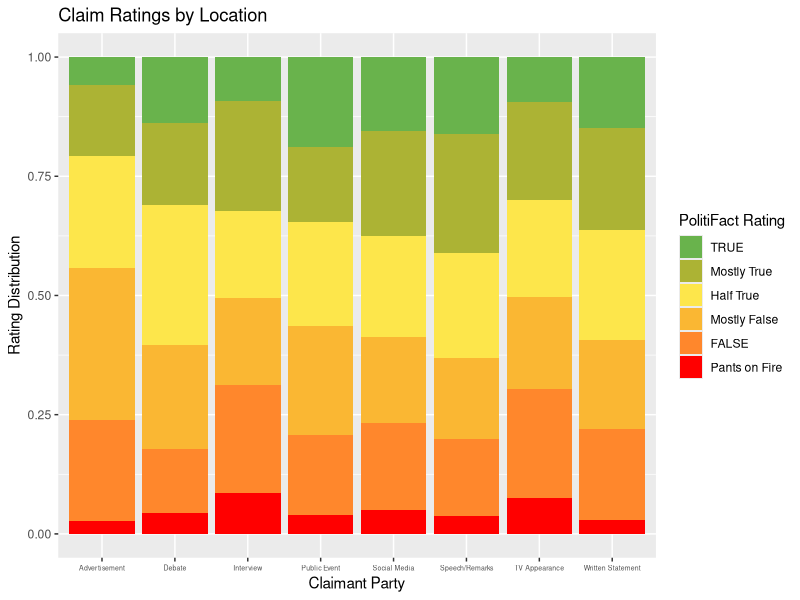
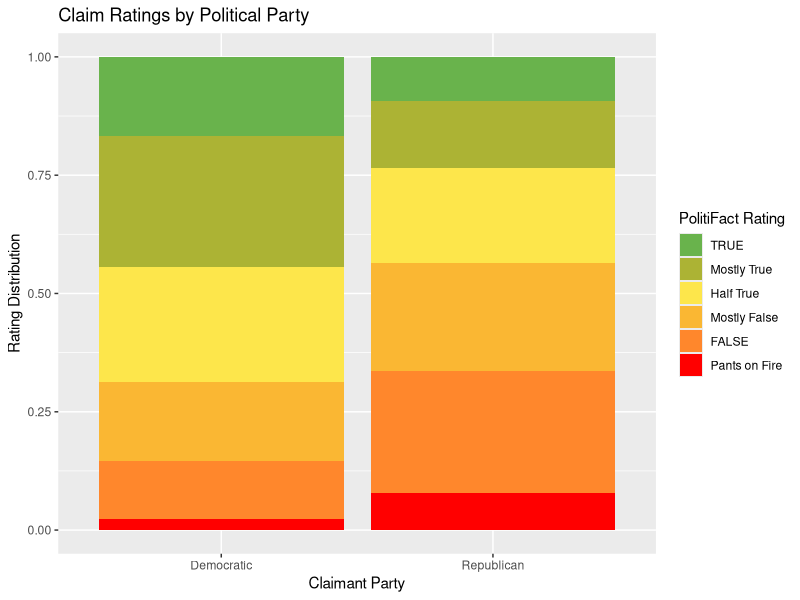
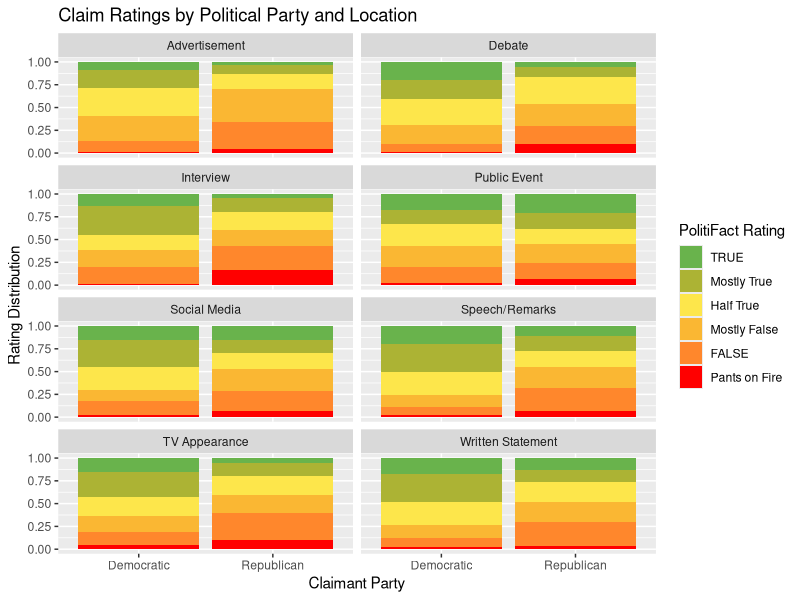
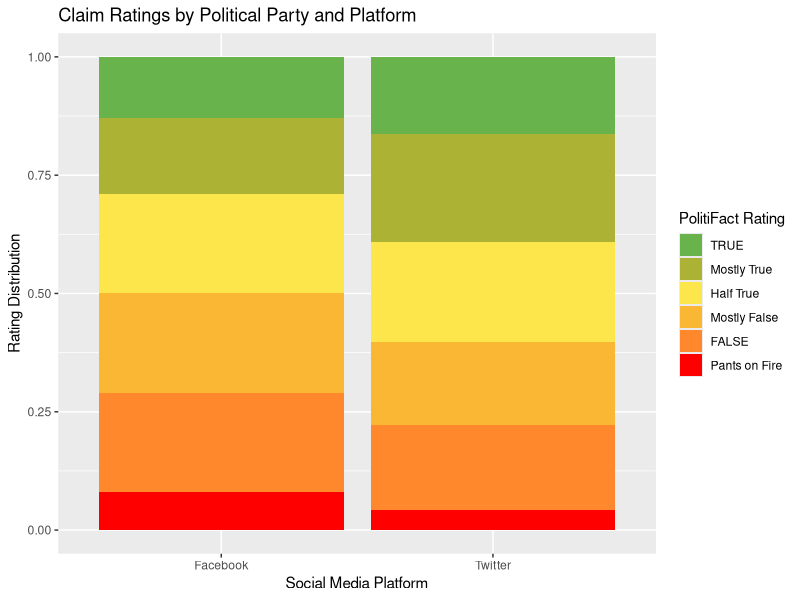
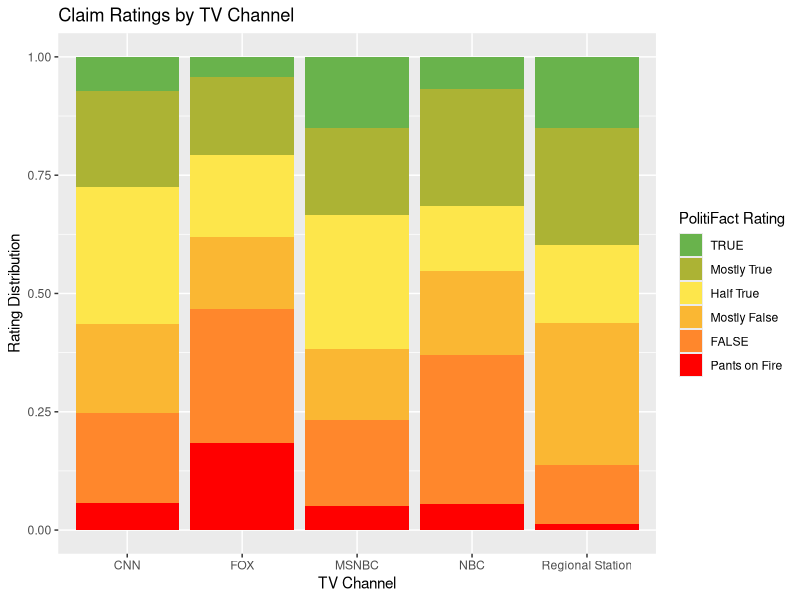
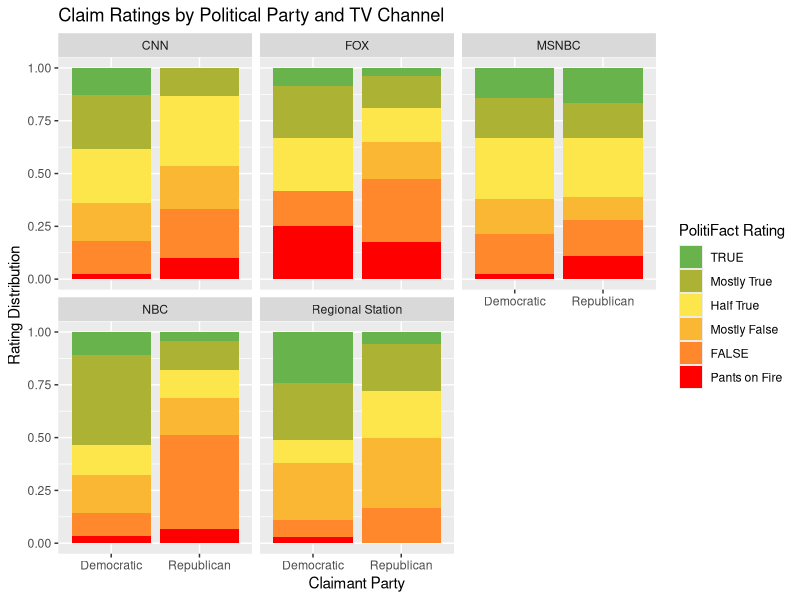
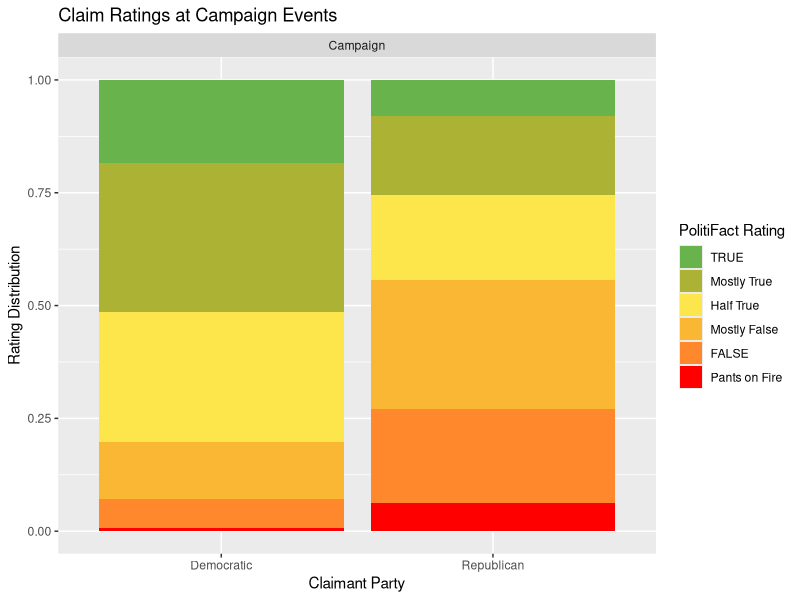

These figures' R source, in order: (Note: this script raises an error after producing the figures.)
## ---- chunk 1
knitr::opts_chunk$set(echo = TRUE)
library(tidyverse)
library(knitr)
## ---- chunk 2
loc_tags <- read.csv("locoflie.csv") %>%
  mutate(textualRating = fct_relevel(textualRating, c("TRUE",
                                                      "Mostly True",
                                                      "Half True",
                                                      "Mostly False",
                                                      "FALSE",
                                                      "Pants on Fire")))

truenesscolors = c("#69B34C", "#ACB334", "#FDE64B", "#FAB733", "#FF872C", "#FF0000")
## ---- chunk 3
loc_tags %>%
  group_by(location) %>%
  summarise(count = n(), prop = n()/nrow(loc_tags)) %>%
  kable(caption = "Distribution of All Claims by Location", digits = 3)
## ---- chunk 4
loc_tags %>%
  ggplot(aes(x = location, fill = textualRating)) +
  geom_bar(position = "fill") +
  labs(
    x = "Claimant Party",
    y = "Rating Distribution",
    fill = "PolitiFact Rating",
    title = "Claim Ratings by Location"
  ) +
  scale_fill_manual(values = truenesscolors) +
  theme(axis.text.x = element_text(size = 5))  
## ---- chunk 5
all_loc_count <- loc_tags %>%
  group_by(location) %>%
  summarize(count = n()) %>%
  pull(count)

all_ad <- loc_tags %>%
  filter(location == "Advertisement") %>%
  group_by(textualRating) %>%
  summarize(prop = n()/all_loc_count[1])
all_ad$location <- "Advertisement"

all_deb <- loc_tags %>%
  filter(location == "Debate") %>%
  group_by(textualRating) %>%
  summarize(prop = n()/all_loc_count[2])
all_deb$location <- "Debate"

all_int <- loc_tags %>%
  filter(location == "Interview") %>%
  group_by(textualRating) %>%
  summarize(prop = n()/all_loc_count[3])
all_int$location <- "Interview"

all_pub <- loc_tags %>%
  filter(location == "Public Event") %>%
  group_by(textualRating) %>%
  summarize(prop = n()/all_loc_count[4])
all_pub$location <- "Public Event"

all_soc <- loc_tags %>%
  filter(location == "Social Media") %>%
  group_by(textualRating) %>%
  summarize(prop = n()/all_loc_count[5])
all_soc$location <- "Social Media"

all_spe <- loc_tags %>%
  filter(location == "Speech/Remarks") %>%
  group_by(textualRating) %>%
  summarize(prop = n()/all_loc_count[6])
all_spe$location <- "Speech/Remarks"

all_tv <- loc_tags %>%
  filter(location == "TV Appearance") %>%
  group_by(textualRating) %>%
  summarize(prop = n()/all_loc_count[7])
all_tv$location <- "TV Appearance"

all_wri <- loc_tags %>%
  filter(location == "Written Statement") %>%
  group_by(textualRating) %>%
  summarize(prop = n()/all_loc_count[8])
all_wri$location <- "Written Statement"

all_loc <- rbind(all_ad, all_deb, all_int, all_pub, all_soc, all_spe, all_tv, all_wri)
all_loc %>%
  pivot_wider(names_from = textualRating, values_from = prop) %>%
  kable(caption = "Proportion of Ratings by Location", digits = 3)
## ---- chunk 6
loc_tags %>%
  group_by(claimant_party) %>%
  summarise(count = n(), prop = count/nrow(loc_tags)) %>%
  kable(caption = "Claims Count by Party", digits = 3)
## ---- chunk 7
loc_tags %>%
  ggplot(aes(x = claimant_party, fill = textualRating)) +
  geom_bar(position = "fill") +
  labs(
    x = "Claimant Party",
    y = "Rating Distribution",
    fill = "PolitiFact Rating",
    title = "Claim Ratings by Political Party"
  ) +
  scale_fill_manual(values = truenesscolors)
## ---- chunk 8
loc_tags %>%
  group_by(location, claimant_party) %>%
  summarise(count = n()) %>%
  pivot_wider(names_from = location, values_from = count) %>%
  kable(caption = "Distribution of Claims by Party and Location")
## ---- chunk 9
loc_tags %>%
  ggplot(aes(x = claimant_party, fill = textualRating)) +
  geom_bar(position = "fill") +
  facet_wrap(~ location, ncol = 2) +
  labs(
    x = "Claimant Party",
    y = "Rating Distribution",
    fill = "PolitiFact Rating",
    title = "Claim Ratings by Political Party and Location"
  ) +
  scale_fill_manual(values = truenesscolors)
## ---- chunk 10
loc_tags %>%
  filter(location == "Social Media") %>%
  group_by(location.extra) %>%
  summarise(count = n()) %>%
  kable(caption = "Distribution of Claims by Social Media App")
## ---- chunk 11
loc_tags %>%
  filter(location == "Social Media",
         location.extra == "Twitter" | location.extra == "Facebook") %>%
  ggplot(aes(x = location.extra, fill = textualRating)) +
  geom_bar(position = "fill") +
  labs(
    x = "Social Media Platform",
    y = "Rating Distribution",
    fill = "PolitiFact Rating",
    title = "Claim Ratings by Political Party and Platform"
  ) +
  scale_fill_manual(values = truenesscolors)
## ---- chunk 12
social <- loc_tags %>%
  filter(location == "Social Media",
         location.extra == "Twitter" | location.extra == "Facebook") %>%
  group_by(location.extra) %>%
  summarize(count = n()) %>%
  pull(count)

social_fac <- loc_tags %>%
  filter(location == "Social Media",
         location.extra == "Facebook") %>%
  group_by(textualRating) %>%
  summarize(prop = n()/social[1])
social_fac$platform <- "Facebook"

social_twit <- loc_tags %>%
  filter(location == "Social Media",
         location.extra == "Twitter") %>%
  group_by(textualRating) %>%
  summarize(prop = n()/social[2])
social_twit$platform <- "Twitter"

social_prop <- rbind(social_fac, social_twit)
social_prop %>%
  pivot_wider(names_from = textualRating, values_from = prop) %>%
  kable(caption = "Proportion of Ratings by Platform", digits = 3)
## ---- chunk 13
loc_tags %>%
  filter(location == "TV Appearance") %>%
  group_by(location.extra) %>%
  summarise(count = n()) %>%
  kable(caption = "Distribution of TV Appearances")
## ---- chunk 14
loc_tags %>%
  filter(location == "TV Appearance",
         location.extra == "FOX" | 
           location.extra == "CNN" | 
           location.extra == "MSNBC" | 
           location.extra == "NBC" | 
           location.extra == "Regional Station") %>%
  ggplot(aes(x = location.extra, fill = textualRating)) +
  geom_bar(position = "fill") +
  labs(
    x = "TV Channel",
    y = "Rating Distribution",
    fill = "PolitiFact Rating",
    title = "Claim Ratings by TV Channel"
  ) +
  scale_fill_manual(values = truenesscolors)
## ---- chunk 15
tv_totals <- loc_tags %>%
  filter(location == "TV Appearance",
           location.extra == "CNN" | 
           location.extra == "FOX" | 
           location.extra == "MSNBC" | 
           location.extra == "NBC" | 
           location.extra == "Regional Station") %>%
  group_by(location.extra) %>%
  summarize(count = n()) %>%
  pull(count)

cnn_prop <- loc_tags %>%
  filter(location == "TV Appearance",
         location.extra == "CNN") %>%
  group_by(textualRating) %>%
  summarize(prop = n()/tv_totals[1])
cnn_prop$channel <- "CNN"

fox_prop <- loc_tags %>%
  filter(location == "TV Appearance",
         location.extra == "FOX") %>%
  group_by(textualRating) %>%
  summarize(prop = n()/tv_totals[2])
fox_prop$channel <- "FOX"

msnbc_prop <- loc_tags %>%
  filter(location == "TV Appearance",
         location.extra == "MSNBC") %>%
  group_by(textualRating) %>%
  summarize(prop = n()/tv_totals[3])
msnbc_prop$channel <- "MSNBC"

nbc_prop <- loc_tags %>%
  filter(location == "TV Appearance",
         location.extra == "NBC") %>%
  group_by(textualRating) %>%
  summarize(prop = n()/tv_totals[4])
nbc_prop$channel <- "NBC"
  
rs_prop <- loc_tags %>%
  filter(location == "TV Appearance",
         location.extra == "Regional Station") %>%
  group_by(textualRating) %>%
  summarize(prop = n()/tv_totals[5])
rs_prop$channel <- "Regional Station"

tv_props <- rbind(cnn_prop, fox_prop, msnbc_prop, nbc_prop, rs_prop)

tv_props %>%
  pivot_wider(names_from = textualRating, values_from = prop) %>%
  kable(caption = "Claim Rating Proportions by TV Channel", digits = 3)
## ---- chunk 16
loc_tags %>%
  filter(location == "TV Appearance",
         location.extra == "FOX" | 
           location.extra == "CNN" | 
           location.extra == "MSNBC" | 
           location.extra == "NBC" | 
           location.extra == "Regional Station") %>%
  ggplot(aes(x = claimant_party, fill = textualRating)) +
  geom_bar(position = "fill") +
  facet_wrap(~ location.extra) +
  labs(
    x = "Claimant Party",
    y = "Rating Distribution",
    fill = "PolitiFact Rating",
    title = "Claim Ratings by Political Party and TV Channel"
  ) +
  scale_fill_manual(values = truenesscolors)
## ---- chunk 17
loc_tags %>%
   filter(location == "TV Appearance",
         location.extra == "FOX") %>%
  group_by(claimant_party, textualRating) %>%
  summarize(count = n()) %>%
  pivot_wider(names_from = textualRating, values_from = count, values_fill = 0) %>%
  kable(caption = "Claim Distribution on FOX")

loc_tags %>%
   filter(location == "TV Appearance",
         location.extra == "CNN") %>%
  group_by(claimant_party, textualRating) %>%
  summarize(count = n()) %>%
  pivot_wider(names_from = textualRating, values_from = count, values_fill = 0) %>%
  kable(caption = "Claim Distribution on CNN")

loc_tags %>%
   filter(location == "TV Appearance",
         location.extra == "MSNBC") %>%
  group_by(claimant_party, textualRating) %>%
  summarize(count = n()) %>%
  pivot_wider(names_from = textualRating, values_from = count, values_fill = 0) %>%
  kable(caption = "Claim Distribution on MSNBC")

loc_tags %>%
   filter(location == "TV Appearance",
         location.extra == "NBC") %>%
  group_by(claimant_party, textualRating) %>%
  summarize(count = n()) %>%
  pivot_wider(names_from = textualRating, values_from = count, values_fill = 0) %>%
  kable(caption = "Claim Distribution on NBC")

loc_tags %>%
   filter(location == "TV Appearance",
         location.extra == "Regional Station") %>%
  group_by(claimant_party, textualRating) %>%
  summarize(count = n()) %>%
  pivot_wider(names_from = textualRating, values_from = count, values_fill = 0) %>%
  kable(caption = "Claim Distribution on Regional Station")
## ---- chunk 18
tv_totals_dems <- loc_tags %>%
  filter(location == "TV Appearance",
           location.extra == "CNN" | 
           location.extra == "FOX" | 
           location.extra == "MSNBC" | 
           location.extra == "NBC" | 
           location.extra == "Regional Station",
         claimant_party == "Democratic") %>%
  group_by(location.extra) %>%
  summarize(count = n()) %>%
  pull(count)

cnn_prop_dems <- loc_tags %>%
  filter(location == "TV Appearance",
         location.extra == "CNN",
         claimant_party == "Democratic") %>%
  group_by(textualRating) %>%
  summarize(prop = n()/tv_totals_dems[1])
cnn_prop_dems$channel <- "CNN"
cnn_prop_dems$party <- "Democratic"

fox_prop_dems <- loc_tags %>%
  filter(location == "TV Appearance",
         location.extra == "FOX",
         claimant_party == "Democratic") %>%
  group_by(textualRating) %>%
  summarize(prop = n()/tv_totals_dems[2])
fox_prop_dems$channel <- "FOX"
fox_prop_dems$party <- "Democratic"

msnbc_prop_dems <- loc_tags %>%
  filter(location == "TV Appearance",
         location.extra == "MSNBC",
         claimant_party == "Democratic") %>%
  group_by(textualRating) %>%
  summarize(prop = n()/tv_totals_dems[3])
msnbc_prop_dems$channel <- "MSNBC"
msnbc_prop_dems$party <- "Democratic"

nbc_prop_dems <- loc_tags %>%
  filter(location == "TV Appearance",
         location.extra == "NBC",
         claimant_party == "Democratic") %>%
  group_by(textualRating) %>%
  summarize(prop = n()/tv_totals_dems[4])
nbc_prop_dems$channel <- "NBC"
nbc_prop_dems$party <- "Democratic"
  
rs_prop_dems <- loc_tags %>%
  filter(location == "TV Appearance",
         location.extra == "Regional Station",
         claimant_party == "Democratic") %>%
  group_by(textualRating) %>%
  summarize(prop = n()/tv_totals_dems[5])
rs_prop_dems$channel <- "Regional Station"
rs_prop_dems$party <- "Democratic"

tv_props_dems <- rbind(cnn_prop_dems, fox_prop_dems, msnbc_prop_dems, nbc_prop_dems, rs_prop_dems)

tv_totals_reps <- loc_tags %>%
  filter(location == "TV Appearance",
           location.extra == "CNN" | 
           location.extra == "FOX" | 
           location.extra == "MSNBC" | 
           location.extra == "NBC" | 
           location.extra == "Regional Station",
         claimant_party == "Republican") %>%
  group_by(location.extra) %>%
  summarize(count = n()) %>%
  pull(count)

cnn_prop_reps <- loc_tags %>%
  filter(location == "TV Appearance",
         location.extra == "CNN",
         claimant_party == "Republican") %>%
  group_by(textualRating) %>%
  summarize(prop = n()/tv_totals_reps[1])
cnn_prop_reps$channel <- "CNN"
cnn_prop_reps$party <- "Republican"

fox_prop_reps <- loc_tags %>%
  filter(location == "TV Appearance",
         location.extra == "FOX",
         claimant_party == "Republican") %>%
  group_by(textualRating) %>%
  summarize(prop = n()/tv_totals_reps[2])
fox_prop_reps$channel <- "FOX"
fox_prop_reps$party <- "Republican"

msnbc_prop_reps <- loc_tags %>%
  filter(location == "TV Appearance",
         location.extra == "MSNBC",
         claimant_party == "Republican") %>%
  group_by(textualRating) %>%
  summarize(prop = n()/tv_totals_reps[3])
msnbc_prop_reps$channel <- "MSNBC"
msnbc_prop_reps$party <- "Republican"

nbc_prop_reps <- loc_tags %>%
  filter(location == "TV Appearance",
         location.extra == "NBC",
         claimant_party == "Republican") %>%
  group_by(textualRating) %>%
  summarize(prop = n()/tv_totals_reps[4])
nbc_prop_reps$channel <- "NBC"
nbc_prop_reps$party <- "Republican"
  
rs_prop_reps <- loc_tags %>%
  filter(location == "TV Appearance",
         location.extra == "Regional Station",
         claimant_party == "Republican") %>%
  group_by(textualRating) %>%
  summarize(prop = n()/tv_totals_reps[5])
rs_prop_reps$channel <- "Regional Station"
rs_prop_reps$party <- "Republican"

tv_props_reps <- rbind(cnn_prop_reps, fox_prop_reps, msnbc_prop_reps, nbc_prop_reps, rs_prop_reps)

tv_props_byparty <- rbind(tv_props_dems, tv_props_reps)

tv_props_byparty %>%
  arrange(channel) %>%
  pivot_wider(names_from = textualRating, values_from = prop, values_fill = 0) %>%
  kable(caption = "Claim Rating Proportions by Party and TV Channel", digits = 3)
## ---- chunk 19
total_dem <- loc_tags %>%
  filter(location == "Speech/Remarks", claimant_party == "Democratic") %>%
  summarize(total = n())
loc_tags %>%
  filter(location == "Speech/Remarks", claimant_party == "Democratic") %>%
  group_by(location.extra) %>%
  summarize(prop = n()/total_dem) %>%
  kable(caption = "Democrats Claim Location by Proportion", digits = 3)

total_rep <- loc_tags %>%
  filter(location == "Speech/Remarks", claimant_party == "Republican") %>%
  summarize(total = n())
loc_tags %>%
  filter(location == "Speech/Remarks", claimant_party == "Republican") %>%
  group_by(location.extra) %>%
  summarize(prop = n()/total_rep) %>%
  kable(caption = "Republicans Claim Location by Proportion", digits = 3)
## ---- chunk 20
loc_tags %>%
  filter(location == "Speech/Remarks", location.extra == "Campaign") %>%
  ggplot(aes(x = claimant_party, fill = textualRating)) +
  geom_bar(position = "fill") +
  facet_wrap(~ location.extra) +
  labs(
    x = "Claimant Party",
    y = "Rating Distribution",
    fill = "PolitiFact Rating",
    title = "Claim Ratings at Campaign Events"
  ) +
  scale_fill_manual(values = truenesscolors)
## ---- chunk 21
total_speech_campaign <- loc_tags %>%
  filter(location == "Speech/Remarks", location.extra == "Campaign") %>%
  group_by(claimant_party) %>%
  summarize(total = n()) %>%
  pull(total)

speech_campaign1 <- loc_tags %>%
  filter(location == "Speech/Remarks", 
         location.extra == "Campaign",
         claimant_party == "Democratic") %>%
  group_by(textualRating) %>%
  summarize(prop = n()/total_speech_campaign[1])
speech_campaign1$party <- "Democratic"

speech_campaign2 <- loc_tags %>%
  filter(location == "Speech/Remarks", 
         location.extra == "Campaign",
         claimant_party == "Republican") %>%
  group_by(textualRating) %>%
  summarize(prop = n()/total_speech_campaign[2]) 
speech_campaign2$party <- "Republican"

speech_campaign <- rbind(speech_campaign1, speech_campaign2)

speech_campaign %>%
  pivot_wider(names_from = textualRating, values_from = prop, values_fill = 0) %>%
  kable(caption = "Claim Rating Proportion by Party", digits = 3)
## ---- chunk 22
loc_tags %>%
  filter(location == "Speech/Remarks", 
         location.extra == "Press Event") %>%
 ggplot(aes(x = claimant_party, fill = textualRating)) +
  geom_bar(position = "fill") +
  facet_wrap(~ location.extra) +
  labs(
    x = "Claimant Party",
    y = "Rating Distribution",
    fill = "PolitiFact Rating",
    title = "Claim Ratings at Press Events"
  ) +
  scale_fill_manual(values = truenesscolors)
## ---- chunk 23
total_speech_press <- loc_tags %>%
  filter(location == "Speech/Remarks", location.extra == "Press Event") %>%
  group_by(claimant_party) %>%
  summarize(total = n()) %>%
  pull(total)

speech_press1 <- loc_tags %>%
  filter(location == "Speech/Remarks", 
         location.extra == "Press Event",
         claimant_party == "Democratic") %>%
  group_by(textualRating) %>%
  summarize(prop = n()/total_speech_press[1])
speech_press1$party <- "Democratic"

speech_press2 <- loc_tags %>%
  filter(location == "Speech/Remarks", 
         location.extra == "Press Event",
         claimant_party == "Republican") %>%
  group_by(textualRating) %>%
  summarize(prop = n()/total_speech_press[2]) 
speech_press2$party <- "Republican"

speech_press <- rbind(speech_press1, speech_press2)

speech_campaign %>%
  pivot_wider(names_from = textualRating, values_from = prop, values_fill = 0) %>%
  kable(caption = "Claim Rating Proportion by Party", digits = 3)
## ---- chunk 24
loc_tags %>%
  filter(location == "Speech/Remarks", 
         location.extra == "Hearing") %>%
 ggplot(aes(x = claimant_party, fill = textualRating)) +
  geom_bar(position = "fill") +
  facet_wrap(~ location.extra) +
  labs(
    x = "Claimant Party",
    y = "Rating Distribution",
    fill = "PolitiFact Rating",
    title = "Claim Ratings in Hearings"
  ) +
  scale_fill_manual(values = truenesscolors)
## ---- chunk 25
loc_tags %>%
  filter(location == "Speech/Remarks", 
         location.extra == "Unspecified") %>%
 ggplot(aes(x = claimant_party, fill = textualRating)) +
  geom_bar(position = "fill") +
  labs(
    x = "Claimant Party",
    y = "Rating Distribution",
    fill = "PolitiFact Rating",
    title = "Claim Ratings in Speeches/Remarks",
    subtitle = "Not listed as Press Events, Campaign Events, or Hearings"
  ) +
  scale_fill_manual(values = truenesscolors)
## ---- chunk 26
loc_tags %>%
  filter(location == "Debate") %>%
 ggplot(aes(x = location.extra, fill = textualRating)) +
  geom_bar(position = "fill") +
  labs(
    x = "Type of Debate",
    y = "Rating Distribution",
    fill = "PolitiFact Rating",
    title = "Claim Ratings in Debates"
  ) +
  scale_fill_manual(values = truenesscolors)
